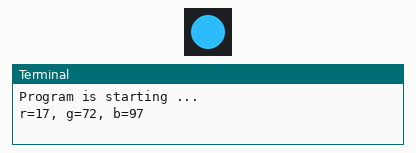
This program was run on a simulated Raspberry Pi (BCM pin numbers). On the bench: 1 RGB LEDs in strip order, left to right, the last lines printed to the terminal. Dim RGB values are drawn brighter than linear; random numbers come from a fixed seed.

Above: at 0.1 s.
At 9.1 s:
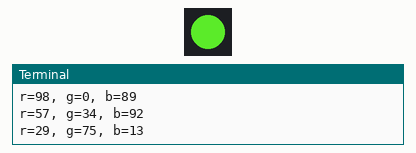
At 20.1 s:
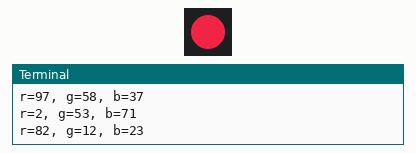
At 39.1 s:
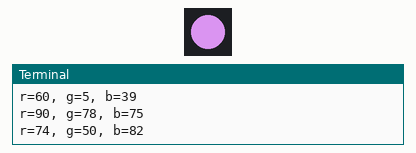
Timing chart, 0 to 40.0 s (numbered marks = the images above):
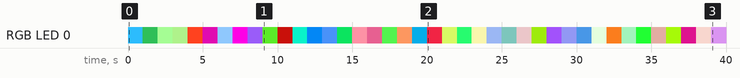

The program:

ColorfulLED.py
```python
#!/usr/bin/env python3
########################################################################
# Filename    : ColorfulLED.py
# Description : Random color change ColorfulLED
# Author      : www.freenove.com
# modification: 2023/05/11
########################################################################
from gpiozero import RGBLED
import time
import random

#led = RGBLED(red="J8:11", green="J8:12", blue="J8:13", active_high=False) # define the pins for R:11,G:12,B:13
led = RGBLED(red=17, green=18, blue=27, active_high=False) # define the pins for R:GPIO17,G:GPIO18,B:GPIO27
# If your RGBLED is a common cathode LED, set active_high to True

def setColor(r_val,g_val,b_val):      # change duty cycle for three pins to r_val,g_val,b_val
    led.red=r_val/100                 # change pwmRed duty cycle to r_val
    led.green = g_val/100             # change pwmRed duty cycle to r_val
    led.blue = b_val/100              # change pwmRed duty cycle to r_val

def loop():
    while True :
        r=random.randint(0,100)  #get a random in (0,100)
        g=random.randint(0,100)
        b=random.randint(0,100)
        setColor(r,g,b)          #set random as a duty cycle value
        print ('r=%d, g=%d, b=%d ' %(r ,g, b))
        time.sleep(1)

def destroy():
    led.close()

if __name__ == '__main__':     # Program entrance
    print ('Program is starting ... ')
    try:
        loop()
    except KeyboardInterrupt:  # Press ctrl-c to end the program.
        destroy()
        print("Ending program")
```

Measured:
- by itself, RGB LED 0: off → RGB(43, 184, 247) at 0.00 s, → RGB(20, 82, 38) 1.0 s later, → RGB(161, 247, 145) 1.0 s later, → RGB(153, 212, 122) 1.0 s later, … (40 changes in this stretch)
